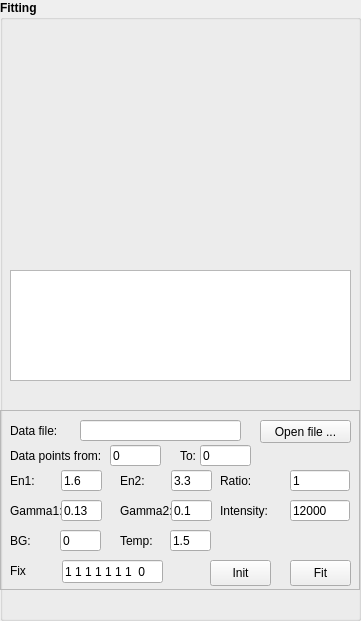
   <widget class="QGroupBox" name="groupBox_8">
    <property name="geometry">
     <rect>
      <x>930</x>
      <y>60</y>
      <width>361</width>
      <height>621</height>
     </rect>
    </property>
    <property name="font">
     <font>
      <weight>75</weight>
      <bold>true</bold>
     </font>
    </property>
    <property name="title">
     <string>Fitting</string>
    </property>
    <widget class="QWidget" name="fit_data_plot" native="true">
     <property name="geometry">
      <rect>
       <x>0</x>
       <y>20</y>
       <width>361</width>
       <height>221</height>
      </rect>
     </property>
     <property name="font">
      <font>
       <weight>50</weight>
       <bold>false</bold>
      </font>
     </property>
    </widget>
    <widget class="QPlainTextEdit" name="fit_output_text">
     <property name="enabled">
      <bool>true</bool>
     </property>
     <property name="geometry">
      <rect>
       <x>10</x>
       <y>270</y>
       <width>341</width>
       <height>111</height>
      </rect>
     </property>
     <property name="font">
      <font>
       <pointsize>8</pointsize>
       <weight>50</weight>
       <bold>false</bold>
      </font>
     </property>
     <property name="lineWrapMode">
      <enum>QPlainTextEdit::NoWrap</enum>
     </property>
    </widget>
    <widget class="QFrame" name="frame">
     <property name="geometry">
      <rect>
       <x>0</x>
       <y>410</y>
       <width>360</width>
       <height>180</height>
      </rect>
     </property>
     <property name="frameShape">
      <enum>QFrame::StyledPanel</enum>
     </property>
     <property name="frameShadow">
      <enum>QFrame::Sunken</enum>
     </property>
     <widget class="QLineEdit" name="fit_param_en1">
      <property name="geometry">
       <rect>
        <x>61</x>
        <y>60</y>
        <width>41</width>
        <height>21</height>
       </rect>
      </property>
      <property name="font">
       <font>
        <weight>50</weight>
        <bold>false</bold>
       </font>
      </property>
      <property name="text">
       <string>1.6</string>
      </property>
     </widget>
     <widget class="QLineEdit" name="fit_param_en2">
      <property name="geometry">
       <rect>
        <x>171</x>
        <y>60</y>
        <width>41</width>
        <height>21</height>
       </rect>
      </property>
      <property name="font">
       <font>
        <weight>50</weight>
        <bold>false</bold>
       </font>
      </property>
      <property name="text">
       <string>3.3</string>
      </property>
     </widget>
     <widget class="QLineEdit" name="fit_param_ratio">
      <property name="geometry">
       <rect>
        <x>290</x>
        <y>60</y>
        <width>60</width>
        <height>21</height>
       </rect>
      </property>
      <property name="font">
       <font>
        <weight>50</weight>
        <bold>false</bold>
       </font>
      </property>
      <property name="text">
       <string>1</string>
      </property>
     </widget>
     <widget class="QLineEdit" name="fit_param_gamma1">
      <property name="geometry">
       <rect>
        <x>61</x>
        <y>90</y>
        <width>41</width>
        <height>21</height>
       </rect>
      </property>
      <property name="font">
       <font>
        <weight>50</weight>
        <bold>false</bold>
       </font>
      </property>
      <property name="text">
       <string>0.13</string>
      </property>
     </widget>
     <widget class="QLineEdit" name="fit_param_gamma2">
      <property name="geometry">
       <rect>
        <x>171</x>
        <y>90</y>
        <width>41</width>
        <height>21</height>
       </rect>
      </property>
      <property name="font">
       <font>
        <weight>50</weight>
        <bold>false</bold>
       </font>
      </property>
      <property name="text">
       <string>0.1</string>
      </property>
     </widget>
     <widget class="QLineEdit" name="fit_param_int">
      <property name="geometry">
       <rect>
        <x>290</x>
        <y>90</y>
        <width>60</width>
        <height>21</height>
       </rect>
      </property>
      <property name="font">
       <font>
        <weight>50</weight>
        <bold>false</bold>
       </font>
      </property>
      <property name="text">
       <string>12000</string>
      </property>
     </widget>
     <widget class="QLabel" name="label">
      <property name="geometry">
       <rect>
        <x>10</x>
        <y>60</y>
        <width>57</width>
        <height>21</height>
       </rect>
      </property>
      <property name="font">
       <font>
        <weight>50</weight>
        <bold>false</bold>
       </font>
      </property>
      <property name="text">
       <string>En1:</string>
      </property>
     </widget>
     <widget class="QLabel" name="label_3">
      <property name="geometry">
       <rect>
        <x>120</x>
        <y>60</y>
        <width>57</width>
        <height>21</height>
       </rect>
      </property>
      <property name="font">
       <font>
        <weight>50</weight>
        <bold>false</bold>
       </font>
      </property>
      <property name="text">
       <string>En2:</string>
      </property>
     </widget>
     <widget class="QLabel" name="label_4">
      <property name="geometry">
       <rect>
        <x>220</x>
        <y>60</y>
        <width>57</width>
        <height>21</height>
       </rect>
      </property>
      <property name="font">
       <font>
        <weight>50</weight>
        <bold>false</bold>
       </font>
      </property>
      <property name="text">
       <string>Ratio:</string>
      </property>
     </widget>
     <widget class="QLabel" name="label_5">
      <property name="geometry">
       <rect>
        <x>10</x>
        <y>90</y>
        <width>51</width>
        <height>21</height>
       </rect>
      </property>
      <property name="font">
       <font>
        <weight>50</weight>
        <bold>false</bold>
       </font>
      </property>
      <property name="text">
       <string>Gamma1:</string>
      </property>
     </widget>
     <widget class="QLabel" name="label_6">
      <property name="geometry">
       <rect>
        <x>120</x>
        <y>90</y>
        <width>51</width>
        <height>21</height>
       </rect>
      </property>
      <property name="font">
       <font>
        <weight>50</weight>
        <bold>false</bold>
       </font>
      </property>
      <property name="text">
       <string>Gamma2:</string>
      </property>
     </widget>
     <widget class="QLabel" name="label_7">
      <property name="geometry">
       <rect>
        <x>220</x>
        <y>90</y>
        <width>57</width>
        <height>21</height>
       </rect>
      </property>
      <property name="font">
       <font>
        <weight>50</weight>
        <bold>false</bold>
       </font>
      </property>
      <property name="text">
       <string>Intensity:</string>
      </property>
     </widget>
     <widget class="QLineEdit" name="fit_filepath">
      <property name="geometry">
       <rect>
        <x>80</x>
        <y>10</y>
        <width>161</width>
        <height>21</height>
       </rect>
      </property>
      <property name="font">
       <font>
        <weight>50</weight>
        <bold>false</bold>
       </font>
      </property>
     </widget>
     <widget class="QLabel" name="label_8">
      <property name="geometry">
       <rect>
        <x>10</x>
        <y>10</y>
        <width>57</width>
        <height>21</height>
       </rect>
      </property>
      <property name="font">
       <font>
        <weight>50</weight>
        <bold>false</bold>
       </font>
      </property>
      <property name="text">
       <string>Data file:</string>
      </property>
     </widget>
     <widget class="QPushButton" name="fit_opendatafile">
      <property name="geometry">
       <rect>
        <x>260</x>
        <y>10</y>
        <width>91</width>
        <height>23</height>
       </rect>
      </property>
      <property name="font">
       <font>
        <weight>50</weight>
        <bold>false</bold>
       </font>
      </property>
      <property name="text">
       <string>Open file ...</string>
      </property>
     </widget>
     <widget class="QPushButton" name="fit_btn_init">
      <property name="geometry">
       <rect>
        <x>210</x>
        <y>150</y>
        <width>61</width>
        <height>26</height>
       </rect>
      </property>
      <property name="font">
       <font>
        <weight>50</weight>
        <bold>false</bold>
       </font>
      </property>
      <property name="text">
       <string>Init</string>
      </property>
     </widget>
     <widget class="QPushButton" name="fit_btn_fit">
      <property name="geometry">
       <rect>
        <x>290</x>
        <y>150</y>
        <width>61</width>
        <height>26</height>
       </rect>
      </property>
      <property name="font">
       <font>
        <weight>50</weight>
        <bold>false</bold>
       </font>
      </property>
      <property name="text">
       <string>Fit</string>
      </property>
     </widget>
     <widget class="QLineEdit" name="fit_param_bg">
      <property name="geometry">
       <rect>
        <x>60</x>
        <y>120</y>
        <width>41</width>
        <height>21</height>
       </rect>
      </property>
      <property name="font">
       <font>
        <weight>50</weight>
        <bold>false</bold>
       </font>
      </property>
      <property name="text">
       <string>0</string>
      </property>
     </widget>
     <widget class="QLineEdit" name="fit_param_temp">
      <property name="geometry">
       <rect>
        <x>170</x>
        <y>120</y>
        <width>41</width>
        <height>21</height>
       </rect>
      </property>
      <property name="font">
       <font>
        <weight>50</weight>
        <bold>false</bold>
       </font>
      </property>
      <property name="text">
       <string>1.5</string>
      </property>
     </widget>
     <widget class="QLabel" name="label_9">
      <property name="geometry">
       <rect>
        <x>10</x>
        <y>120</y>
        <width>31</width>
        <height>21</height>
       </rect>
      </property>
      <property name="font">
       <font>
        <weight>50</weight>
        <bold>false</bold>
       </font>
      </property>
      <property name="text">
       <string>BG:</string>
      </property>
     </widget>
     <widget class="QLabel" name="label_10">
      <property name="geometry">
       <rect>
        <x>120</x>
        <y>120</y>
        <width>41</width>
        <height>21</height>
       </rect>
      </property>
      <property name="font">
       <font>
        <weight>50</weight>
        <bold>false</bold>
       </font>
      </property>
      <property name="text">
       <string>Temp:</string>
      </property>
     </widget>
     <widget class="QLineEdit" name="fit_param_fixed">
      <property name="geometry">
       <rect>
        <x>62</x>
        <y>150</y>
        <width>101</width>
        <height>23</height>
       </rect>
      </property>
      <property name="font">
       <font>
        <weight>50</weight>
        <bold>false</bold>
       </font>
      </property>
      <property name="text">
       <string>1 1 1 1 1 1 1  0</string>
      </property>
     </widget>
     <widget class="QLabel" name="label_13">
      <property name="geometry">
       <rect>
        <x>10</x>
        <y>150</y>
        <width>41</width>
        <height>21</height>
       </rect>
      </property>
      <property name="font">
       <font>
        <weight>50</weight>
        <bold>false</bold>
       </font>
      </property>
      <property name="text">
       <string>Fix</string>
      </property>
     </widget>
     <widget class="QLineEdit" name="fit_data_end">
      <property name="geometry">
       <rect>
        <x>200</x>
        <y>35</y>
        <width>51</width>
        <height>21</height>
       </rect>
      </property>
      <property name="font">
       <font>
        <weight>50</weight>
        <bold>false</bold>
       </font>
      </property>
      <property name="text">
       <string>0</string>
      </property>
     </widget>
     <widget class="QLineEdit" name="fit_data_start">
      <property name="geometry">
       <rect>
        <x>110</x>
        <y>35</y>
        <width>51</width>
        <height>21</height>
       </rect>
      </property>
      <property name="font">
       <font>
        <weight>50</weight>
        <bold>false</bold>
       </font>
      </property>
      <property name="text">
       <string>0</string>
      </property>
     </widget>
     <widget class="QLabel" name="label_12">
      <property name="geometry">
       <rect>
        <x>180</x>
        <y>35</y>
        <width>21</width>
        <height>21</height>
       </rect>
      </property>
      <property name="font">
       <font>
        <weight>50</weight>
        <bold>false</bold>
       </font>
      </property>
      <property name="text">
       <string>To:</string>
      </property>
     </widget>
     <widget class="QLabel" name="label_11">
      <property name="geometry">
       <rect>
        <x>10</x>
        <y>35</y>
        <width>101</width>
        <height>21</height>
       </rect>
      </property>
      <property name="font">
       <font>
        <weight>50</weight>
        <bold>false</bold>
       </font>
      </property>
      <property name="focusPolicy">
       <enum>Qt::NoFocus</enum>
      </property>
      <property name="text">
       <string>Data points from:</string>
      </property>
     </widget>
    </widget>
   </widget>
